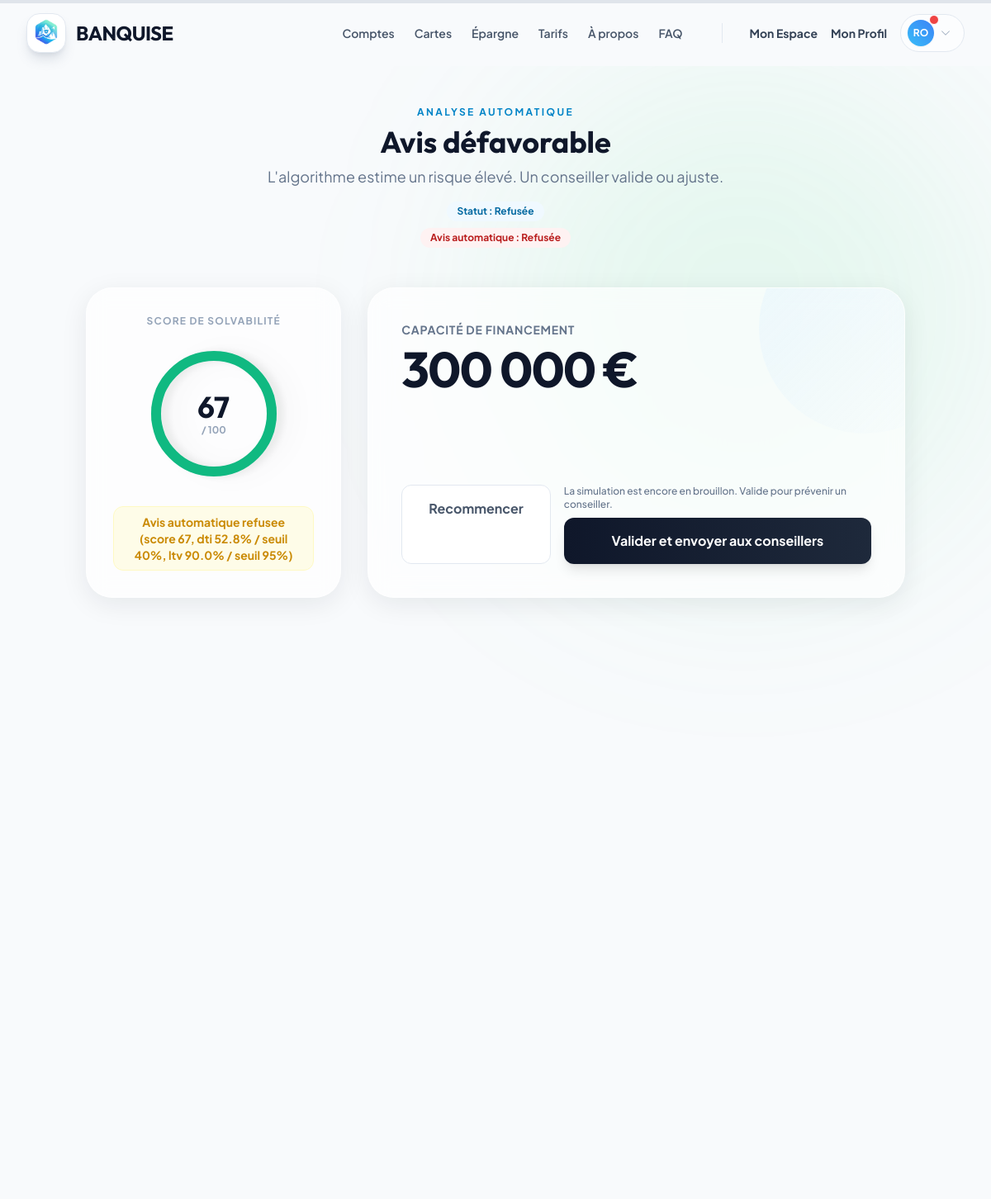
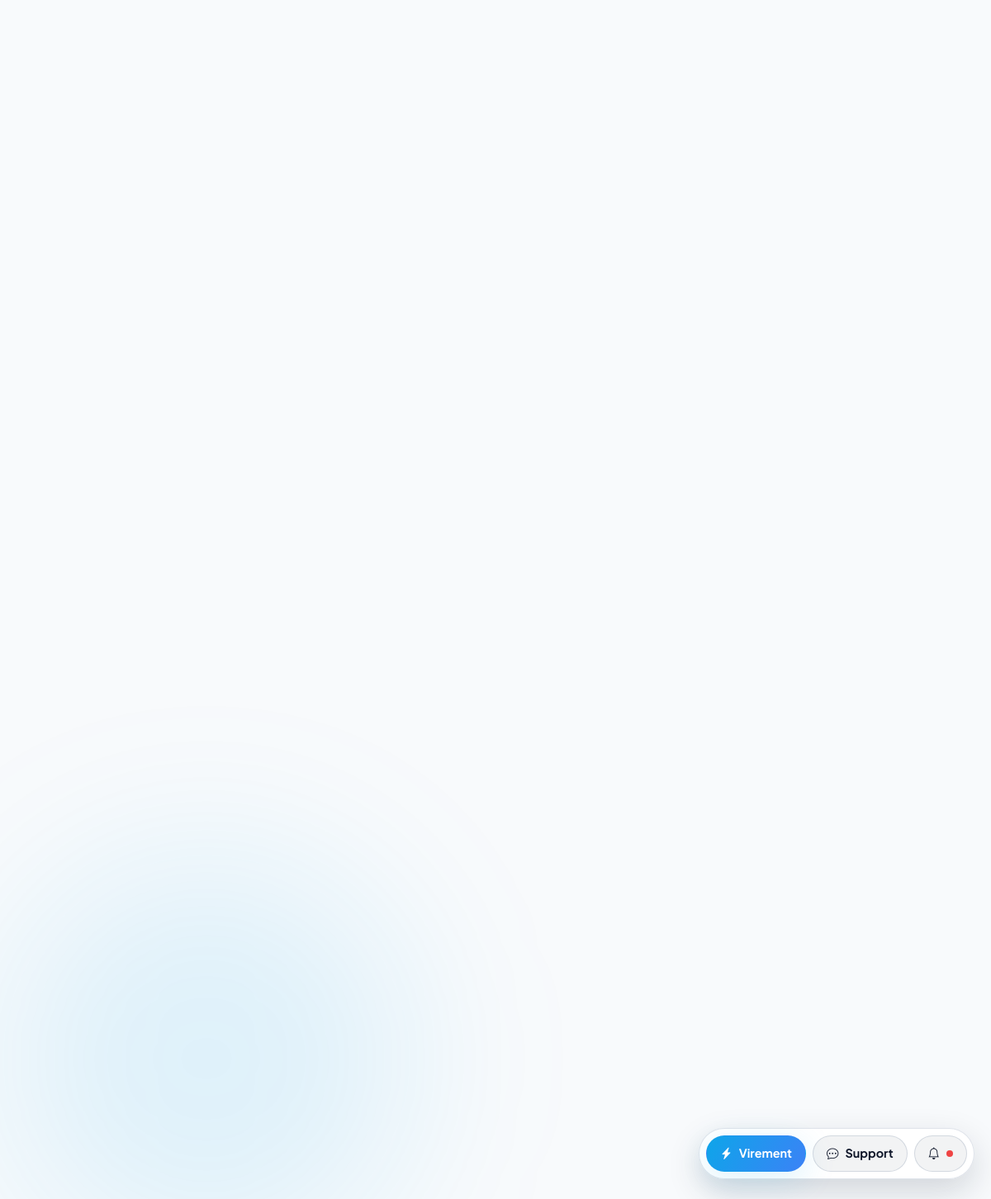
The app's page /resultat/31/ (signed in) with its own data (2 pictures, top to bottom).
### scoring/models.py (models this page shows, shortened)
class DemandeCredit(models.Model):
    STATUT_CHOICES = [
        ('EN_ATTENTE', 'En Attente'),
        ('ACCEPTEE', 'Acceptée'),
        ('REFUSEE', 'Refusée'),
    ]
    ETAT_SANTE_CHOIX = [
        ('BON', 'Bon'),
        ('MOYEN', 'Moyen'),
        ('FAIBLE', 'Faible'),
    ]
    user = models.ForeignKey(User, on_delete=models.CASCADE)
    produit = models.ForeignKey(ProduitPret, on_delete=models.SET_NULL, null=True, blank=True)
    montant_souhaite = models.IntegerField(default=0)
    duree_souhaitee_annees = models.IntegerField(default=0)
    apport_personnel = models.IntegerField(default=0)
    revenus_mensuels = models.IntegerField(default=0)
    loyer_actuel = models.IntegerField(default=0)
    dettes_mensuelles = models.IntegerField(default=0)
    enfants_a_charge = models.IntegerField(default=0)
    emploi_snapshot = models.ForeignKey(TypeEmploi, on_delete=models.SET_NULL, null=True, blank=True)
    logement_snapshot = models.ForeignKey(TypeLogement, on_delete=models.SET_NULL, null=True, blank=True)
    sante_snapshot = models.CharField(max_length=10, choices=ETAT_SANTE_CHOIX, default='BON')
    score_calcule = models.IntegerField(null=True, blank=True)
    taux_calcule = models.DecimalField(max_digits=5, decimal_places=2, null=True, blank=True)
    recommendation = models.CharField(max_length=50, blank=True)
    statut = models.CharField(max_length=20, choices=STATUT_CHOICES, default='EN_ATTENTE')
    date_demande = models.DateTimeField(auto_now_add=True)
    ia_decision = models.CharField(max_length=20, choices=STATUT_CHOICES, null=True, blank=True)
    mensualite_calculee = models.DecimalField(max_digits=10, decimal_places=2, null=True, blank=True)
    soumise = models.BooleanField(default=False)
    echeances_payees = models.IntegerField(default=0)
    dernier_prelevement = models.DateField(null=True, blank=True)

### scoring/views.py (the view)
# urls.py: path('resultat/<int:demande_id>/', views.page_resultat, name='resultat_simulation'),
@login_required
def page_resultat(request, demande_id):
    demande = get_object_or_404(DemandeCredit, id=demande_id, user=request.user)
    mensualite_max = int(demande.revenus_mensuels * 0.35)
    unread_notifs = Notification.objects.filter(user=request.user, est_lu=False).count()
    score_val = demande.score_calcule or 0
    gauge_offset = max(0, 440 - (score_val * 4.4))
    return render(request, 'scoring/resultat.html', {
        'demande': demande,
        'montant_propose_formate': f"{demande.montant_souhaite:,.0f}".replace(',', ' '),
        'mensualite_max_possible': mensualite_max,
        'unread_notifs': unread_notifs,
        'gauge_offset': gauge_offset
    })

### templates/scoring/resultat.html (shortened to what this page needs)
{% extends "base.html" %}
{% load math_filters %}
{% block content %}
<div class="relative min-h-screen overflow-hidden">
    <div
        class="absolute top-0 right-0 w-[600px] h-[600px] bg-green-400/10 rounded-full blur-[120px] pointer-events-none animate-blob">
    </div>
    <div
        class="absolute bottom-0 left-0 w-[500px] h-[500px] bg-ice-500/10 rounded-full blur-[100px] pointer-events-none animate-blob animation-delay-2000">
    </div>
    <div class="relative z-10 max-w-5xl mx-auto py-12 px-4">
        <div class="text-center mb-12">
            <div>
                <p class="text-xs font-bold uppercase text-ice-600 tracking-[0.2em] mb-2">Analyse automatique</p>
                {% if demande.ia_decision == 'REFUSEE' %}
                <h1 class="text-4xl font-display font-bold text-slate-900">Avis défavorable</h1>
                <p class="text-slate-500 mt-2 text-lg">L'algorithme estime un risque élevé. Un conseiller valide ou ajuste.</p>
                {% else %}
                <h1 class="text-4xl font-display font-bold text-slate-900">Avis favorable</h1>
                <p class="text-slate-500 mt-2 text-lg">L'algorithme estime un risque acceptable. Validation finale par un conseiller.</p>
                {% endif %}
                <div class="mt-4 flex flex-col items-center gap-2">
                    <span class="text-xs font-bold px-3 py-1 rounded-full bg-ice-50 text-ice-700">Statut : {{ demande.get_statut_display }}</span>
                    {% if demande.ia_decision %}
                    <span class="text-xs font-bold px-3 py-1 rounded-full {% if demande.ia_decision == 'ACCEPTEE' %}bg-green-50 text-green-700{% else %}bg-red-50 text-red-700{% endif %}">Avis automatique : {{ demande.get_ia_decision_display }}</span>
                    {% endif %}
                </div>
            </div>
        </div>
        <div class="grid lg:grid-cols-3 gap-8">
            <div
                class="glass-premium p-8 rounded-[2rem] text-center col-span-1 flex flex-col justify-center items-center relative overflow-hidden">
                <h3 class="text-slate-400 text-xs font-bold uppercase tracking-widest mb-6">Score de Solvabilité</h3>
                <div class="relative w-40 h-40">
                    <svg class="w-full h-full transform -rotate-90 drop-shadow-xl">
                        <circle cx="80" cy="80" r="70" stroke="#f1f5f9" stroke-width="12" fill="none"></circle>
                        <circle cx="80" cy="80" r="70" stroke="{% if demande.score_calcule|default:0|add:0 > 50 %}#10b981{% else %}#ef4444{% endif %}"
                            stroke-width="12" fill="none" stroke-dasharray="440" stroke-linecap="round"
                            stroke-dashoffset="{{ gauge_offset|default:440 }}"
                            class="transition-all duration-1000 ease-out">
                        </circle>
                    </svg>
                    <div class="absolute top-0 left-0 w-full h-full flex flex-col items-center justify-center">
                        <span class="text-4xl font-display font-bold text-slate-900">{{ demande.score_calcule|default:"0" }}</span>
                        <span class="text-xs text-slate-400 font-bold">/ 100</span>
                    </div>
                </div>
                <div class="mt-8 px-4 py-2 rounded-xl text-sm font-bold w-full
                    {% if demande.score_calcule|default:0|add:0 > 75 %}bg-green-50 text-green-600 border
                    border-green-100
                    {% elif demande.score_calcule|default:0|add:0 > 45 %}bg-yellow-50 text-yellow-600 border
                    border-yellow-100
                    {% else %}bg-red-50 text-red-600 border border-red-100{% endif %}">
                    {{ demande.recommendation|default:"Calcul en cours" }}
                </div>
            </div>
            <div
                class="glass-premium p-8 md:p-10 rounded-[2rem] col-span-2 flex flex-col justify-between relative overflow-hidden">
                <div
                    class="absolute -top-20 -right-20 w-64 h-64 bg-gradient-to-br from-ice-100 to-transparent rounded-full opacity-50 pointer-events-none">
                </div>
                <div>
                    <p class="text-sm text-slate-500 font-bold uppercase tracking-wider mb-2">Capacité de financement
                    </p>
                    <h2 class="text-5xl md:text-6xl font-display font-bold text-slate-900 tracking-tight"
                        id="affichage-montant">
                        {{ montant_propose_formate|default:"0.00" }} €
                    </h2>
                </div>
                <div class="mt-10 flex flex-col sm:flex-row gap-4">
                    {% if demande.statut != 'ACCEPTEE' %}
                        <a href="{% url 'simulation' %}?montant={{ demande.montant_souhaite }}&duree={{ demande.duree_souhaitee_annees }}&apport={{ demande.apport_personnel }}&revenus={{ demande.revenus_mensuels }}&loyer={{ demande.loyer_actuel }}&dettes={{ demande.dettes_mensuelles }}&enfants={{ demande.enfants_a_charge }}&produit={{ demande.produit.id|default_if_none:'' }}&emploi={{ demande.emploi_snapshot.id|default_if_none:'' }}&logement={{ demande.logement_snapshot.id|default_if_none:'' }}&sante={{ demande.sante_snapshot }}"
                            class="px-8 py-4 rounded-xl bg-white border border-slate-200 text-slate-600 font-bold hover:bg-slate-50 transition-colors text-center">Recommencer</a>
                        {% if demande.soumise %}
                        <div class="flex-grow px-5 py-4 rounded-xl bg-gradient-to-r from-green-500 to-emerald-600 text-white font-bold shadow-lg text-center flex flex-col gap-1 justify-center">
                            <span>Déjà envoyée aux conseillers</span>
                            <span class="text-xs text-white/80 font-medium">Brouillon verrouillé — les conseillers ont été notifiés</span>
                        </div>
                        {% else %}
                        <div class="flex flex-col gap-2 flex-grow">
                            <p class="text-xs text-slate-500 font-medium text-center sm:text-left">La simulation est encore en brouillon. Valide pour prévenir un conseiller.</p>
                            <form method="post" action="{% url 'valider_demande_credit' demande.id %}" class="flex-grow">
                                <button type="submit"
                                    class="w-full px-8 py-4 rounded-xl bg-gradient-to-r from-slate-900 to-slate-800 text-white font-bold shadow-lg text-center hover:-translate-y-0.5 transition-all duration-300">
                                    Valider et envoyer aux conseillers
                                </button>
                            </form>
                        </div>
                        {% endif %}
                    {% else %}
                        <div class="w-full px-8 py-4 rounded-xl bg-slate-900 text-white font-bold shadow-lg text-center">
                            Crédit accepté — toute modification passe par le support.
                        </div>
                    {% endif %}
                </div>
            </div>
        </div>
    </div>
</div>
{% endblock %}

### templates/base.html (shortened to what this page needs)
{% load static %}
<!DOCTYPE html>
<html lang="fr" class="scroll-smooth">
<head>
    <link rel="stylesheet" href="https://cdn.jsdelivr.net/npm/bootstrap-icons@1.11.3/font/bootstrap-icons.min.css">
    <script src="https://cdn.tailwindcss.com"></script>
    <link rel="stylesheet" href="{% static 'css/banquise.css' %}">
</head>
<body
    data-auth="{{ user.is_authenticated|yesno:'1,0' }}"
    class="text-slate-800 antialiased flex flex-col min-h-screen overflow-x-hidden selection:bg-ice-200 selection:text-ice-900">
    {% block navbar %}
    <nav id="main-nav" class="fixed w-full z-50 transition-all duration-300 border-b border-transparent top-0">
        <div class="max-w-7xl mx-auto px-4 sm:px-6 lg:px-8">
            <div class="flex justify-between items-center h-20">
                <a href="{% url 'home' %}" class="flex items-center gap-3 group relative z-50">
                    <div class="w-12 h-12 rounded-2xl overflow-hidden shadow-lg shadow-slate-500/20 group-hover:shadow-ice-500/30 group-hover:scale-105 transition-all duration-300 bg-white border border-slate-200">
                        <img src="{% static 'docs/logobanquise.png' %}" alt="Banquise" class="w-full h-full object-contain">
                    </div>
                    <span class="font-display font-bold text-2xl tracking-tight text-slate-900">BANQUISE</span>
                </a>
                <div class="hidden md:flex items-center gap-8">
                    <div class="flex items-center gap-6 mr-4">
                        <a href="{% url 'produits_comptes' %}"
                            class="text-sm font-semibold text-slate-600 hover:text-ice-600 transition-colors">Comptes</a>
                        <a href="{% url 'produits_cartes' %}"
                            class="text-sm font-semibold text-slate-600 hover:text-ice-600 transition-colors">Cartes</a>
                        <a href="{% url 'produits_epargne' %}"
                            class="text-sm font-semibold text-slate-600 hover:text-ice-600 transition-colors">Épargne</a>
                        <a href="{% url 'tarifs' %}"
                            class="text-sm font-semibold text-slate-600 hover:text-ice-600 transition-colors">Tarifs</a>
                        <a href="{% url 'a_propos' %}"
                            class="text-sm font-semibold text-slate-600 hover:text-ice-600 transition-colors">À
                            propos</a>
                        <a href="{% url 'support' %}"
                            class="text-sm font-semibold text-slate-600 hover:text-ice-600 transition-colors">FAQ</a>
                    </div>
                    {% if user.is_authenticated %}
                    <div class="flex items-center gap-4">
                        <a href="{% url 'dashboard' %}"
                            class="text-sm font-bold text-slate-700 hover:text-ice-600 transition-colors">Mon Espace</a>
                        <a href="{% url 'profil' %}"
                            class="text-sm font-bold text-slate-700 hover:text-ice-600 transition-colors">Mon Profil</a>
                        <div class="relative group">
                            <button
                                class="flex items-center gap-2 py-1.5 pl-2 pr-4 rounded-full bg-white/50 border border-slate-200 hover:bg-white hover:shadow-md transition-all">
                                <div
                                    class="relative w-8 h-8 rounded-full bg-gradient-to-tr from-ice-400 to-blue-500 flex items-center justify-center text-white shadow-sm">
                                    <span class="text-xs font-bold">{{ user.username|slice:":2"|upper }}</span>
                                    {% if unread_notifs and unread_notifs > 0 %}
                                    <span class="absolute -top-1.5 -right-1.5 w-3 h-3 rounded-full bg-red-500 border border-white"></span>
                                    {% endif %}
                                </div>
                                <i
                                    class="bi bi-chevron-down text-xs text-slate-400 group-hover:rotate-180 transition-transform"></i>
                            </button>
                        </div>
                    </div>
                    {% endif %}
                </div>
            </div>
        </div>
    </nav>
    {% endblock %}
    <main class="flex-grow w-full relative z-10 {% block main_padding %}pt-20{% endblock %}">
        {% block content %}{% endblock %}
    </main>
    {% if request.resolver_match and request.resolver_match.url_name != 'login' and request.resolver_match.url_name != 'register' and request.resolver_match.url_name != 'support' %}
    <div class="floating-dock flex">
        {% if user.is_authenticated %}
            {% if user.is_staff %}
            <a href="{% url 'admin_dashboard' %}" class="dock-btn primary"><i class="bi bi-badge-ad"></i> Admin</a>
            <a href="{% url 'admin_manage_credits' %}" class="dock-btn secondary"><i class="bi bi-bank"></i> Crédit</a>
            <a href="{% url 'notifications' %}" class="dock-btn secondary"><i class="bi bi-bell"></i>
                {% if unread_notifs and unread_notifs > 0 %}
                <span class="notification-dot"></span>
                {% endif %}
            </a>
            {% else %}
            <a href="{% url 'virement' %}" class="dock-btn primary"><i class="bi bi-lightning-charge-fill"></i> Virement</a>
            <a href="{% url 'chat_support' %}" class="dock-btn secondary"><i class="bi bi-chat-dots"></i> Support</a>
            <a href="{% url 'notifications' %}" class="dock-btn secondary"><i class="bi bi-bell"></i>
                {% if unread_notifs and unread_notifs > 0 %}
                <span class="notification-dot"></span>
                {% endif %}
            </a>
            {% endif %}
        {% else %}
            <a href="{% url 'register' %}" class="dock-btn primary"><i class="bi bi-magic"></i> Créer un compte</a>
            <a href="{% url 'support' %}" class="dock-btn secondary"><i class="bi bi-question-circle"></i> Nous contacter</a>
        {% endif %}
    </div>
    {% endif %}
</body>
</html>

### records on screen
DemandeCredit: statut "Refusée", ia_decision "Refusée", score_calcule "67", recommendation "Avis automatique refusee (score 67, dti 52.8% / seuil 40%, ltv 90.0% / seuil 95%)"

### other values on screen
{{ user.username|slice:":2"|upper }} "RO"
{{ montant_propose_formate|default:"0.00" }} "300 000"
